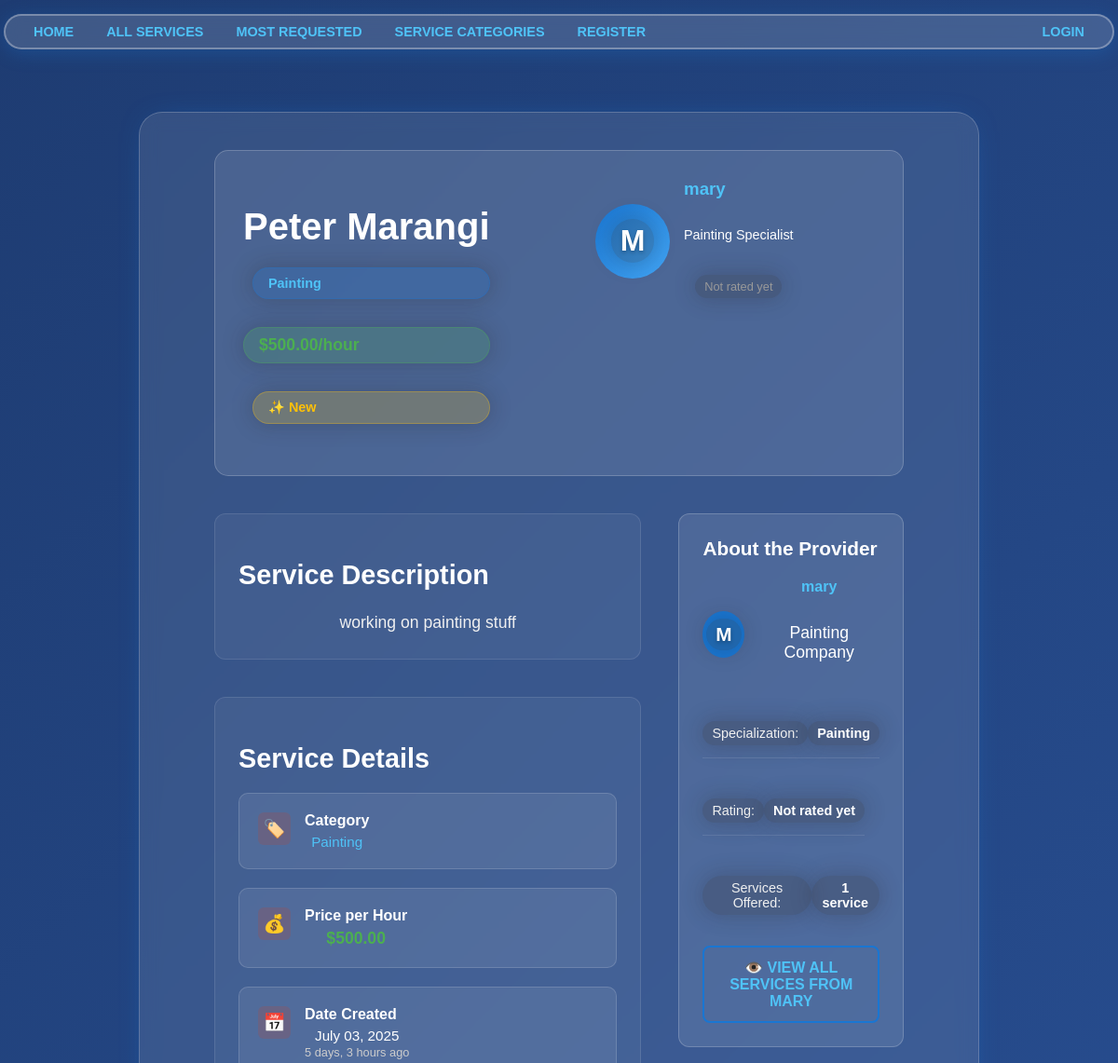
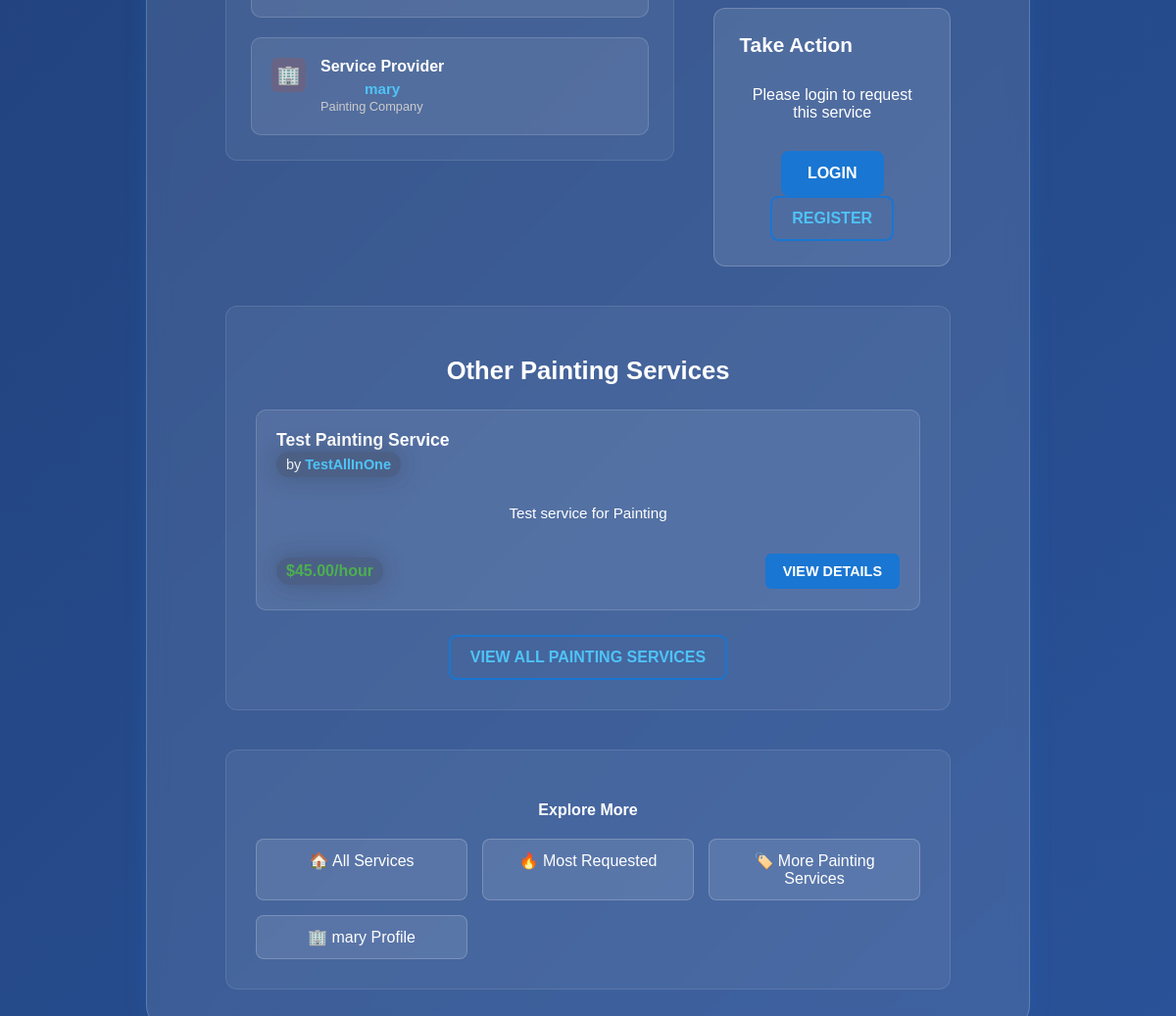
Page /services/18 on the committed database (2 pictures, top to bottom).
### services/models.py (models this page shows, shortened)
class Service(models.Model):
    FIELD_CHOICES = [
        ("Air Conditioner", "Air Conditioner"),
        ("Carpentry", "Carpentry"),
        ("Electricity", "Electricity"),
        ("Gardening", "Gardening"),
        ("Home Machines", "Home Machines"),
        ("Housekeeping", "Housekeeping"),
        ("Interior Design", "Interior Design"),
        ("Locks", "Locks"),
        ("Painting", "Painting"),
        ("Plumbing", "Plumbing"),
        ("Water Heaters", "Water Heaters"),
    ]
    company = models.ForeignKey(Company, on_delete=models.CASCADE)  # Company association
    name = models.CharField(max_length=40)  # Service name
    description = models.TextField()  # Service description
    price_hour = models.DecimalField(decimal_places=2, max_digits=8, validators=[MinValueValidator(0.00)])  # Price field
    field = models.CharField(max_length=30, choices=FIELD_CHOICES)  # Service field/category
    date_created = models.DateTimeField(auto_now_add=True)  # Date created for display

### users/models.py (models this page shows)
class Company(models.Model):
    FIELD_CHOICES = [
        ("Air Conditioner", "Air Conditioner"),
        ("All in One", "All in One"),  # Special company type - can create any service type
        ("Carpentry", "Carpentry"),
        ("Electricity", "Electricity"),
        ("Gardening", "Gardening"),
        ("Home Machines", "Home Machines"),
        ("Housekeeping", "Housekeeping"),
        ("Interior Design", "Interior Design"),
        ("Locks", "Locks"),
        ("Painting", "Painting"),
        ("Plumbing", "Plumbing"),
        ("Water Heaters", "Water Heaters"),
    ]
    user = models.OneToOneField(User, on_delete=models.CASCADE, primary_key=True)
    field_of_work = models.CharField(max_length=70, choices=FIELD_CHOICES)  # Required field of work
    rating = models.IntegerField(validators=[MinValueValidator(0), MaxValueValidator(5)], default=0)  # Company rating system

class User(AbstractUser):
    email = models.EmailField(unique=True)  # Email uniqueness validation
    is_company = models.BooleanField(default=False)  # Company user type
    is_customer = models.BooleanField(default=False)  # Customer user type

### services/views.py (the view)
# urls.py: path('<int:id>', v.index, name='index'),
def index(request, id):
    service = get_object_or_404(Service, id=id)  # Individual service page access
    other_services = Service.objects.filter(
        company=service.company
    ).exclude(id=service.id).order_by('-date_created')[:3]
    related_services = Service.objects.filter(
        field=service.field
    ).exclude(id=service.id).order_by('-date_created')[:3]
    context = {
        'service': service,  # Service with all required info
        'other_services': other_services,
        'related_services': related_services,
    }
    return render(request, "services/single_service.html", context)

### services/templates/services/single_service.html (shortened to what this page needs)
{% extends 'main/base.html' %}
{% block content %}
    <div class="service-detail-container">
        <div class="service-detail-header">
            <div class="service-title-section">
                <h1>{{ service.name }}</h1>
                <div class="service-meta">
                    <span class="category-badge">{{ service.field }}</span>
                    <span class="price-badge">${{ service.price_hour }}/hour</span>
                    {% if service.date_created|timesince < "7 days" %}
                        <span class="new-badge">✨ New</span>
                    {% endif %}
                </div>
            </div>
            <div class="service-company-preview">
                <div class="company-avatar">
                    <span class="company-initial">{{ service.company.user.username|first|upper }}</span>
                </div>
                <div class="company-info-preview">
                    <h3><a href="/company/{{ service.company.user.username }}" class="company-link">{{ service.company.user.username }}</a></h3>
                    <p class="company-specialization">{{ service.company.field_of_work }} Specialist</p>
                    <div class="company-rating">
                        {% if service.company.rating > 0 %}
                            <span class="rating-stars">
                                {% for i in "12345" %}
                                    {% if forloop.counter <= service.company.rating %}
                                        ⭐
                                    {% else %}
                                        ☆
                                    {% endif %}
                                {% endfor %}
                            </span>
                            <span class="rating-text">{{ service.company.rating }}/5</span>
                        {% else %}
                            <span class="no-rating">Not rated yet</span>
                        {% endif %}
                    </div>
                </div>
            </div>
        </div>
        <div class="service-content">
            <div class="service-main">
                <div class="service-description-section">
                    <h2>Service Description</h2>
                    <div class="description-content">
                        <p>{{ service.description }}</p>
                    </div>
                </div>
                <div class="service-details-section">
                    <h2>Service Details</h2>
                    <div class="details-grid">
                        <div class="detail-card">
                            <div class="detail-icon">🏷️</div>
                            <div class="detail-content">
                                <h4>Category</h4>
                                <p><a href="/services/{{ service.field|slugify }}/">{{ service.field }}</a></p>
                            </div>
                        </div>
                        <div class="detail-card">
                            <div class="detail-icon">💰</div>
                            <div class="detail-content">
                                <h4>Price per Hour</h4>
                                <p class="price-highlight">${{ service.price_hour }}</p>
                            </div>
                        </div>
                        <div class="detail-card">
                            <div class="detail-icon">📅</div>
                            <div class="detail-content">
                                <h4>Date Created</h4>
                                <p>{{ service.date_created|date:"F d, Y" }}</p>
                                <small>{{ service.date_created|timesince }} ago</small>
                            </div>
                        </div>
                        <div class="detail-card">
                            <div class="detail-icon">🏢</div>
                            <div class="detail-content">
                                <h4>Service Provider</h4>
                                <p><a href="/company/{{ service.company.user.username }}" class="company-link">{{ service.company.user.username }}</a></p>
                                <small>{{ service.company.field_of_work }} Company</small>
                            </div>
                        </div>
                    </div>
                </div>
            </div>
            <div class="service-sidebar">
                <div class="company-card">
                    <h3>About the Provider</h3>
                    <div class="company-details">
                        <div class="company-header">
                            <div class="company-avatar-large">
                                <span class="company-initial">{{ service.company.user.username|first|upper }}</span>
                            </div>
                            <div class="company-name-section">
                                <h4><a href="/company/{{ service.company.user.username }}" class="company-link">{{ service.company.user.username }}</a></h4>
                                <p class="company-type">{{ service.company.field_of_work }} Company</p>
                            </div>
                        </div>
                        <div class="company-stats">
                            <div class="stat-item">
                                <span class="stat-label">Specialization:</span>
                                <span class="stat-value">{{ service.company.field_of_work }}</span>
                            </div>
                            <div class="stat-item">
                                <span class="stat-label">Rating:</span>
                                <span class="stat-value">
                                    {% if service.company.rating > 0 %}
                                        {{ service.company.rating }}/5 ⭐
                                    {% else %}
                                        Not rated yet
                                    {% endif %}
                                </span>
                            </div>
                            <div class="stat-item">
                                <span class="stat-label">Services Offered:</span>
                                <span class="stat-value">{{ service.company.service_set.count }} service{{ service.company.service_set.count|pluralize }}</span>
                            </div>
                        </div>
                        <div class="company-actions">
                            <a href="/company/{{ service.company.user.username }}" class="btn btn-outline">
                                👁️ View All Services from {{ service.company.user.username }}
                            </a>
                        </div>
                    </div>
                </div>
                <div class="action-card">
                    <h3>Take Action</h3>
                    {% if user.is_authenticated %}
                        {% if user.is_customer %}
                            <a href="/services/{{ service.id }}/request_service/" class="btn btn-primary btn-large">
                                📞 Request This Service
                            </a>
                            <p class="action-note">Connect with {{ service.company.user.username }} for this service</p>
                        {% elif user.is_company and user == service.company.user %}
                            <div class="owner-section">
                                <p class="owner-badge">✅ This is your service</p>
                                <a href="/services/create/" class="btn btn-secondary">Create Another Service</a>
                            </div>
                        {% else %}
                            <div class="company-note">
                                <p>🏢 Only customers can request services</p>
                                <a href="/register/customer/" class="btn btn-outline">Register as Customer</a>
                            </div>
                        {% endif %}
                    {% else %}
                        <div class="login-section">
                            <p class="login-note">Please login to request this service</p>
                            <a href="/register/login/?next={{ request.get_full_path|urlencode }}" class="btn btn-primary">Login</a>
                            <a href="/register/?next={{ request.get_full_path|urlencode }}" class="btn btn-outline">Register</a>
                        </div>
                    {% endif %}
                </div>
            </div>
        </div>
        {% if related_services %}
        <div class="related-services-section">
            <h2>Other {{ service.field }} Services</h2>
            <div class="related-services-grid">
                {% for related_service in related_services %}
                    <div class="related-service-card">
                        <div class="related-service-header">
                            <h4><a href="/services/{{ related_service.id }}">{{ related_service.name }}</a></h4>
                            <span class="related-company">by <a href="/company/{{ related_service.company.user.username }}">{{ related_service.company.user.username }}</a></span>
                        </div>
                        <p class="related-description">{{ related_service.description|truncatewords:15 }}</p>
                        <div class="related-service-footer">
                            <span class="related-price">${{ related_service.price_hour }}/hour</span>
                            <a href="/services/{{ related_service.id }}" class="btn btn-small">View Details</a>
                        </div>
                    </div>
                {% endfor %}
            </div>
            <div class="view-all-category-services">
                <a href="/services/{{ service.field|slugify }}/" class="btn btn-outline">
                    View All {{ service.field }} Services
                </a>
            </div>
        </div>
        {% endif %}
        <div class="service-navigation">
            <div class="nav-section">
                <h4>Explore More</h4>
                <div class="nav-links">
                    <a href="/services/" class="nav-btn">🏠 All Services</a>
                    <a href="/services/most-requested/" class="nav-btn">🔥 Most Requested</a>
                    <a href="/services/{{ service.field|slugify }}/" class="nav-btn">🏷️ More {{ service.field }} Services</a>
                    <a href="/company/{{ service.company.user.username }}" class="nav-btn">🏢 {{ service.company.user.username }} Profile</a>
                </div>
            </div>
        </div>
    </div>
{% endblock %}

### rows in the picture
Service: name "Peter Marangi", field "Painting", price_hour "500.00", company.user.username|first "M", company.user.username "mary", company.field_of_work "Painting", description "working on painting stuff", date_created "July 03, 2025", date_created "5 days, 3 hours", company.service_set.count "1", company.user.username "MARY", field "PAINTING"
Service: name "Test Painting Service", company.user.username "TestAllInOne", description "Test service for Painting", price_hour "45.00"
